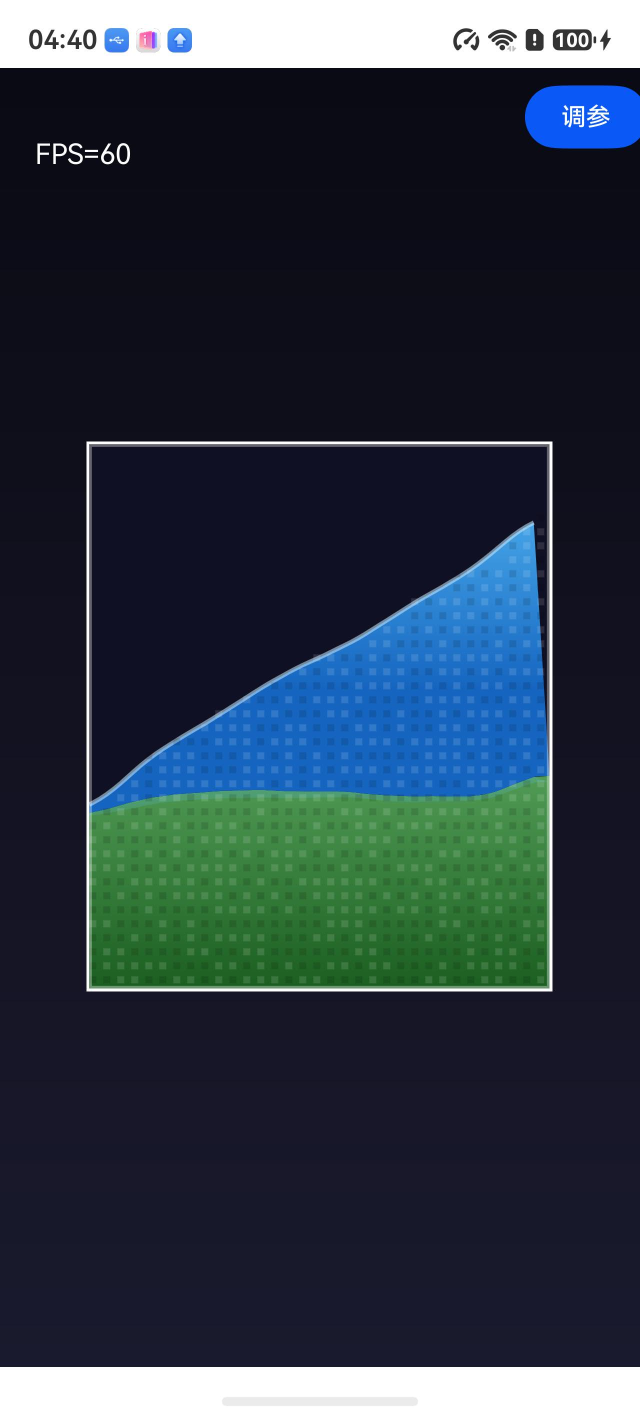
#> input picture selfcheck/tc_frames/tc02_009.jpeg, 1280 x 2832 px (shown at 1/2 size); its folder holds only this picture in this run
$ python vd_new_final.py
#> lines starting #> are read from the running program, lines starting #| are printed output that depends on the picture; after the words box and inside, x2 and y2 are one past the last pixel; in counts of white or black regions, pixels touching at a corner belong together
# VD-NEW 动态有效性终检（s76 测试模式数据）
import cv2, glob, re
import numpy as np

FRAME_DIR = 'D:/hmprojects/HelloWorld/selfcheck/tc_frames'

def slopes_of(files, mask='blue'):
#> called with mask = 'blue'
    sls = []
    for f in files:
        im = cv2.imread(f)
#> im is the input picture: shape (2832, 1280, 3); mean B, G, R 68, 56, 43.4
        box = im[790:1740, 180:1080]
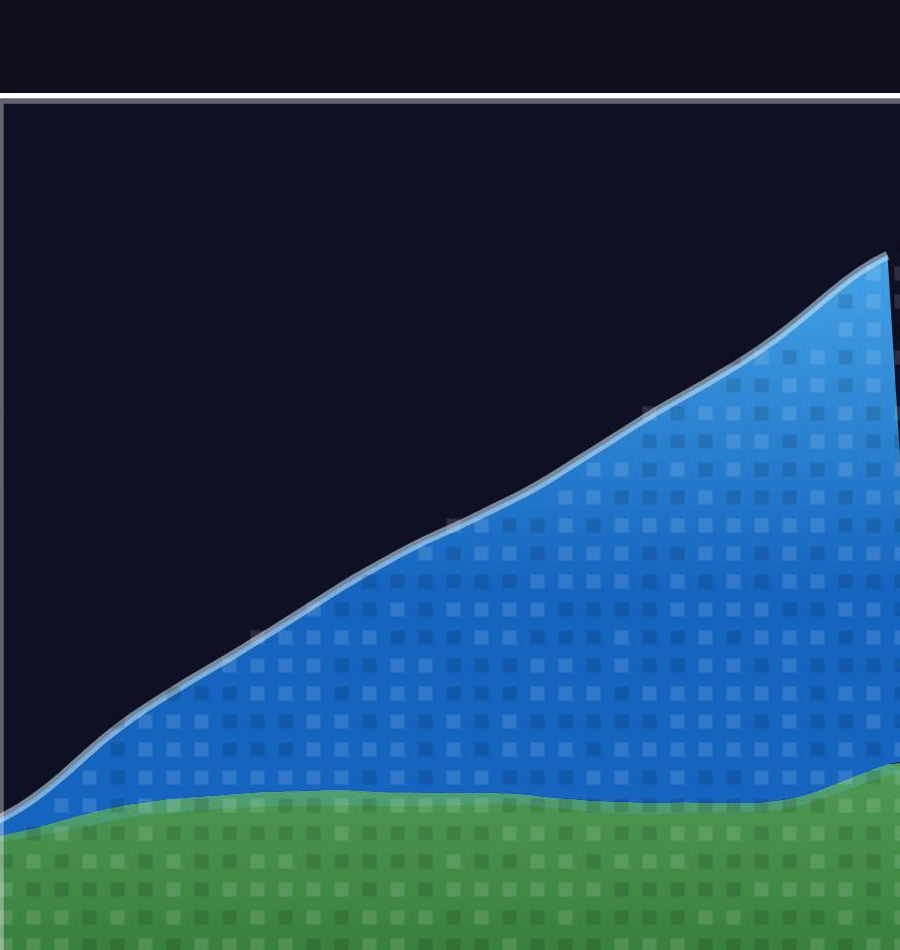
#> box: shape (950, 900, 3); mean B, G, R 88.4, 64.6, 30.9
        b = box[:,:,0].astype(int); g = box[:,:,1].astype(int); r = box[:,:,2].astype(int)
#> after `b = box[:, :, 0].astype(int)`:
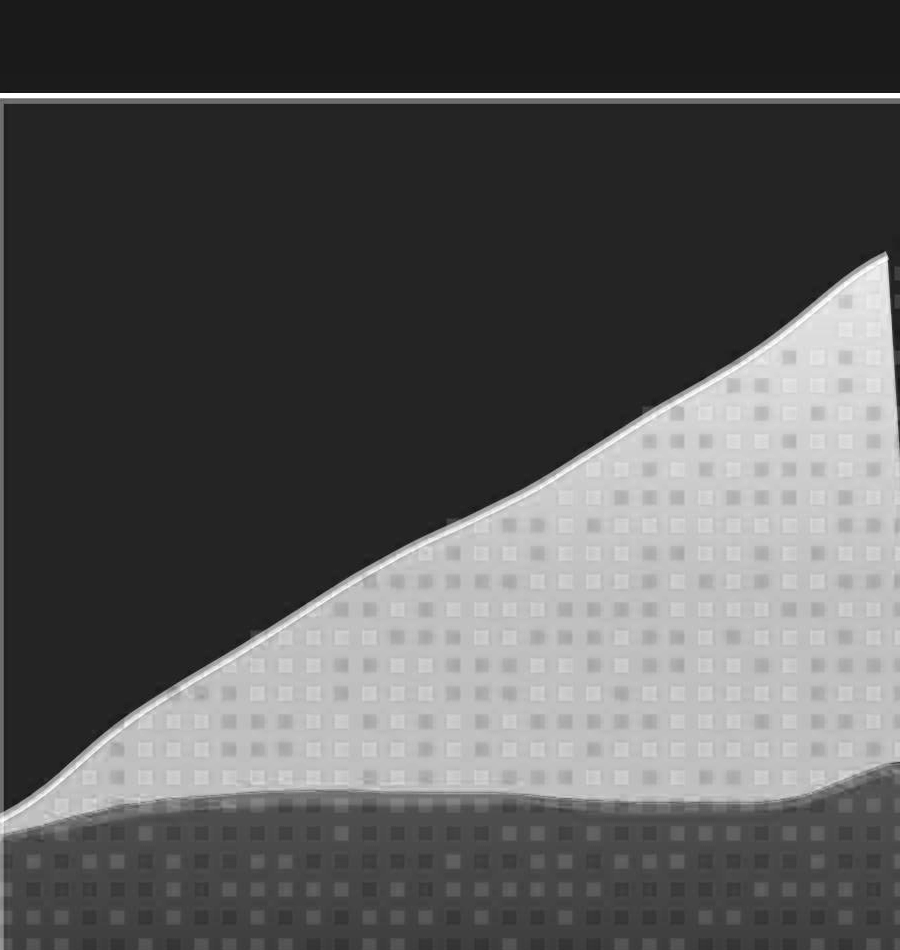
#> b: shape (950, 900) int64; min 11, max 255, mean 88.4
#> after `g = box[:, :, 1].astype(int)`:
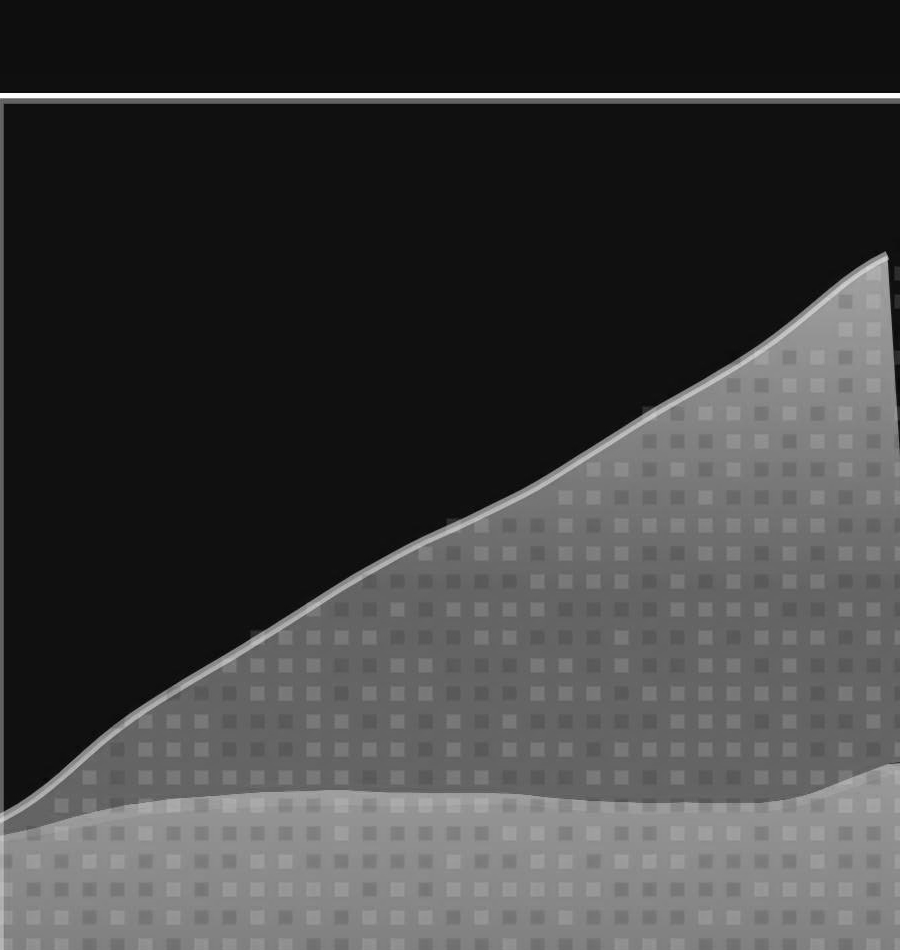
#> g: shape (950, 900) int64; min 0, max 255, mean 64.6
#> after `r = box[:, :, 2].astype(int)`:
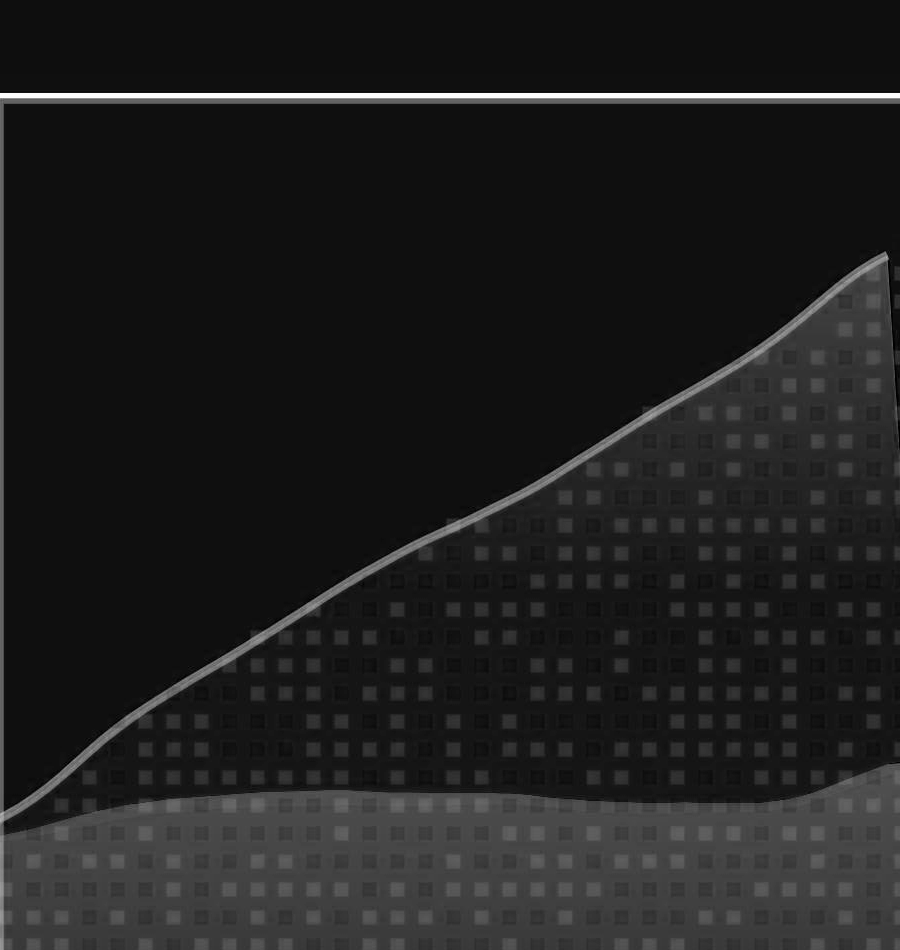
#> r: shape (950, 900) int64; min 0, max 254, mean 30.9
        m = (b>g+30)&(b>120) if mask=='blue' else (g>b+15)&(g>r+30)&(g>90)
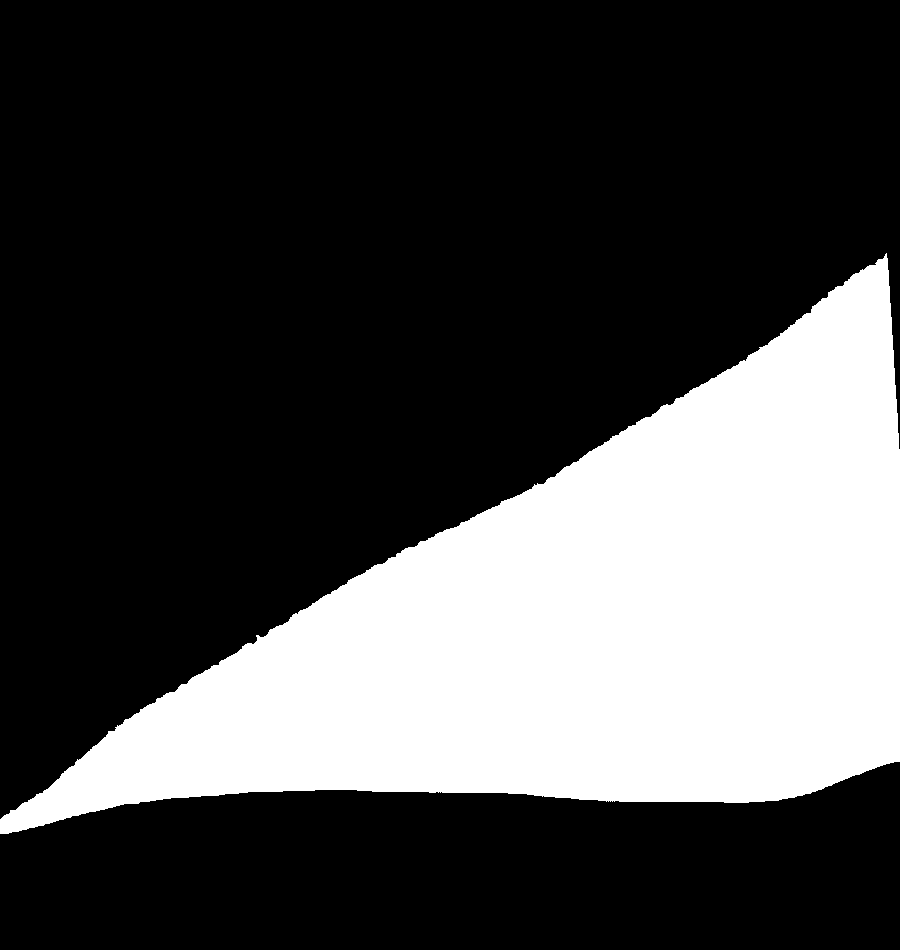
#> m: shape (950, 900) bool; 28.1% white; 1 white region, box (x1, y1, x2, y2) and area: (0, 253, 900, 834) 239993
        cols = box.shape[1]
#> cols = 900
        t = np.full(cols, -1, dtype=np.int32)
#> t = 900 values from -1 to -1
        for x in range(cols):
            ys = np.where(m[:, x])[0]
            if len(ys) > 0: t[x] = ys[0]
#> after the loop, t = 900 values, max 819 at index 0, min 253 at index 886, mean 531.1
        v = t >= 0
        sls.append(np.polyfit(np.arange(cols)[v], t[v], 1)[0] if v.sum() > 50 else float('nan'))
    return np.array(sls)

for tc, expect in [('02','monotonic'), ('03','dirchange'), ('04','dirchange'), ('06','converge')]:
    files = sorted(glob.glob(f'{FRAME_DIR}/tc{tc}_*.jpeg'), key=lambda f: int(re.search(r'_(\d+)', f).group(1)))
    s_surf = slopes_of(files, 'blue')
#> s_surf = [-0.595]
    head = np.nanmean(s_surf[:4]); tail = np.nanmean(s_surf[-4:])
#> after `head = np.nanmean(s_surf[:4])`: head = -0.595
#> after `tail = np.nanmean(s_surf[-4:])`: tail = -0.595
    ds = np.abs(np.diff(s_surf[~np.isnan(s_surf)]))
#> ds = empty array
    if expect == 'dirchange':
        ok = (head * tail < 0) or (abs(tail - head) > 0.1)
        crit = f'head={head:+.3f} tail={tail:+.3f}'
        verdict = 'PASS' if ok else 'FAIL'
    elif expect == 'converge':
        ok = abs(head) > 0.45 and abs(tail) < abs(head) * 0.75
        ratio = abs(tail)/abs(head)
        crit = f'head={head:+.3f} tail={tail:+.3f} 收敛比={ratio:.2f}'
        verdict = 'PASS' if ok else 'FAIL'
    else:
        ok = (ds > 0.01).any()
#> ok = False
        crit = f'非稳态段={"Y" if ok else "N"}'
#> crit = '非稳态段=N'
        verdict = 'PASS' if ok else 'FAIL'
#> verdict = 'FAIL'
    print(f'tc{tc}: {crit} -> VD-NEW {verdict}')
#| tc02: 非稳态段=N -> VD-NEW FAIL
